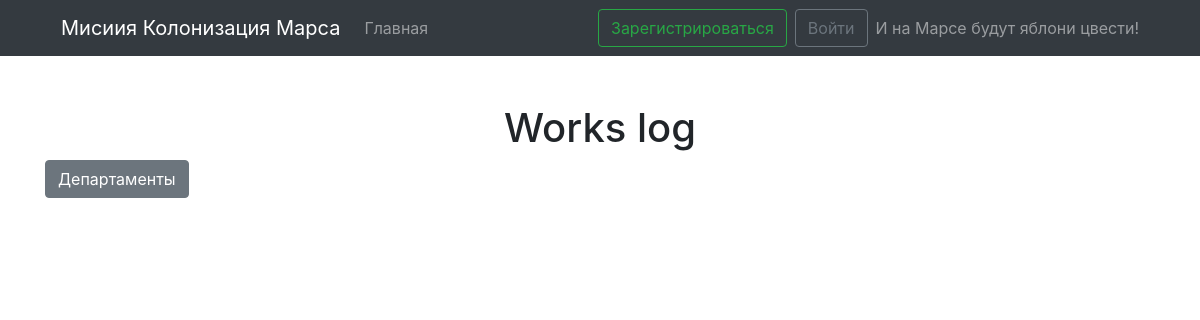
/jobs, run on an earlier commit of the app's database.
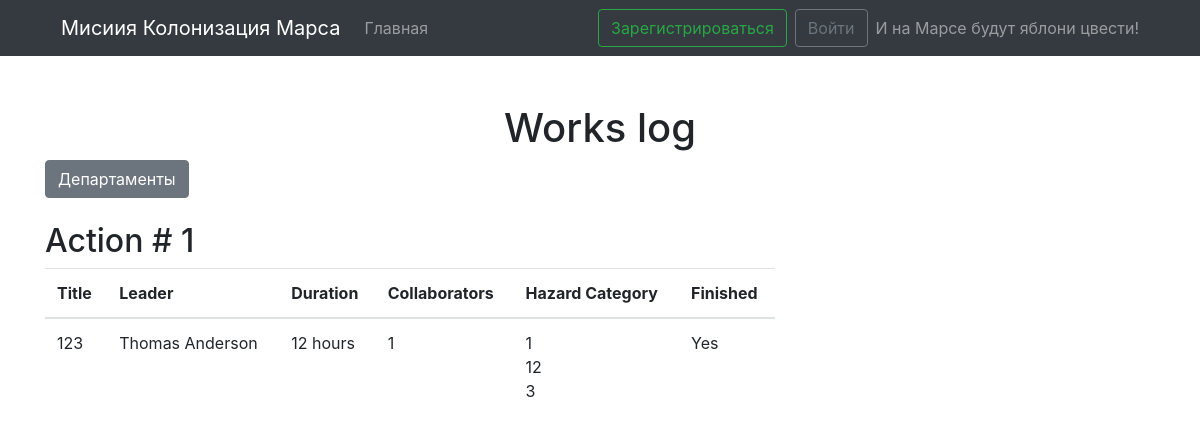
And on a later commit of the database.
### data/Jobs.py (models this page shows, shortened)
class Jobs(SqlAlchemyBase):
    __tablename__ = 'jobs'
    id = sqlalchemy.Column(
        sqlalchemy.Integer,
        primary_key=True,
        autoincrement=True
    )
    leader_id = sqlalchemy.Column(
        sqlalchemy.Integer,
        sqlalchemy.ForeignKey('users.id')
    )
    job = sqlalchemy.Column(sqlalchemy.String, nullable=True)
    work_size = sqlalchemy.Column(sqlalchemy.Integer, nullable=True)
    collaborators = sqlalchemy.Column(sqlalchemy.String, nullable=True)
    start_date = sqlalchemy.Column(
        sqlalchemy.DateTime,
        default=datetime.datetime.now
    )
    end_date = sqlalchemy.Column(
        sqlalchemy.DateTime,
        default=datetime.datetime.now
    )
    is_finished = sqlalchemy.Column(sqlalchemy.Boolean, default=True)
    leader = orm.relation('User')
    categories = orm.relation('Category', secondary='jobs_to_category', backref='jobs')

### data/User.py (models this page shows, shortened)
class User(SqlAlchemyBase, UserMixin):
    __tablename__ = 'users'
    id = sqlalchemy.Column(
        sqlalchemy.Integer,
        primary_key=True,
        autoincrement=True
    )
    surname = sqlalchemy.Column(sqlalchemy.String, nullable=True)
    name = sqlalchemy.Column(sqlalchemy.String, nullable=True)
    age = sqlalchemy.Column(sqlalchemy.Integer, nullable=True)
    position = sqlalchemy.Column(sqlalchemy.String, nullable=True)
    speciality = sqlalchemy.Column(sqlalchemy.String, nullable=True)
    address = sqlalchemy.Column(sqlalchemy.String, nullable=True)
    email = sqlalchemy.Column(
        sqlalchemy.String,
        index=True,
        unique=True,
        nullable=True
    )
    hashed_password = sqlalchemy.Column(sqlalchemy.String, nullable=True)
    modified_date = sqlalchemy.Column(
        sqlalchemy.DateTime,
        default=datetime.datetime.now
    )
    jobs = orm.relation('Jobs', back_populates='leader')
    departments = orm.relation('Department', back_populates='chief')

### data/Category.py (models this page shows)
class Category(SqlAlchemyBase):
    __tablename__ = 'category'
    id = sqlalchemy.Column(sqlalchemy.Integer, primary_key=True, autoincrement=True)
    name = sqlalchemy.Column(sqlalchemy.String, nullable=True)

### main.py (the view)
@app.route('/')
@app.route('/jobs')
def index():
    session = db_session.create_session()
    jobs = session.query(Jobs)
    return render_template('jobs.html', jobs=jobs)

### db/db_session.py (called while the page is built)
def create_session() -> Session:
    global __factory
    return __factory()

### templates/jobs.html (shortened to what this page needs)
{% extends "base.html" %}
{% block content %}
<div class="container">
    <h1 class="text-center">Works log</h1>
    <a href="/departments" class="btn btn-secondary mb-4">Департаменты</a>
    <div class="row">
        {% for item in jobs %}
        <div class="col-8 col-offset-2 mb-5">
            <h2>Action # {{ item.id }}</h2>
            <table class="table">
                <thead>
                    <tr>
                        <th scope="col">Title</th>
                        <th scope="col">Leader</th>
                        <th scope="col">Duration</th>
                        <th scope="col">Collaborators</th>
                        <th scope="col">Hazard Category</th>
                        <th scope="col">Finished</th>
                    </tr>
                </thead>
                <tbody>
                    <tr>
                        <td>{{ item.job }}</td>
                        <td>{{ item.leader.name }} {{ item.leader.surname }}</td>
                        <td>{{ item.work_size }} hours</td>
                        <td>{{ item.collaborators }}</td>
                        <td>
                            {% for i in item.categories %}
                                {{ i.name }}<br>
                            {% endfor %}
                        </td>
                        <td>{% if item.is_finished %}Yes{% else %}No{% endif %}</td>
                    </tr>
                </tbody>
            </table>
        </div>
        {% endfor %}
    </div>
</div>
{% endblock %}

### templates/base.html (shortened to what this page needs)
<!DOCTYPE html>
<html lang="ru">
<head>
    <link rel="stylesheet"
          href="https://stackpath.bootstrapcdn.com/bootstrap/4.4.1/css/bootstrap.min.css"
>
</head>
<body>
    <div class="fluid-container bg-dark mb-5">
        <div class="container">
            <nav class="navbar navbar-expand-lg navbar-dark bg-dark">
                <a class="navbar-brand" href="/">Мисиия Колонизация Марса</a>
                <div class="collapse navbar-collapse" id="navbarText">
                    <ul class="navbar-nav mr-auto">
                        <li class="nav-item">
                            <a class="nav-link" href="/">Главная</a>
                        </li>
                    </ul>
                    {% if not current_user.is_authenticated %}
                    <form class="form-inline mr-2">
                        <a class="btn btn-outline-success" href="/register">Зарегистрироваться</a>
                        <a class="btn btn-outline-secondary ml-2" href="/login">Войти</a>
                    </form>
                    {% endif %}
                    <span class="navbar-text">И на Марсе будут яблони цвести!</span>
                </div>
            </nav>
        </div>
    </div>
    {% block content %}
    {% endblock %}
</body>
</html>

What changed in the data, as far as the page shows it:
added Jobs: id "1", job "123", leader.name "Thomas", leader.surname "Anderson", work_size "12", collaborators "1", is_finished "Yes"
added Category: name "1"
added Category: name "12"
added Category: name "3"
